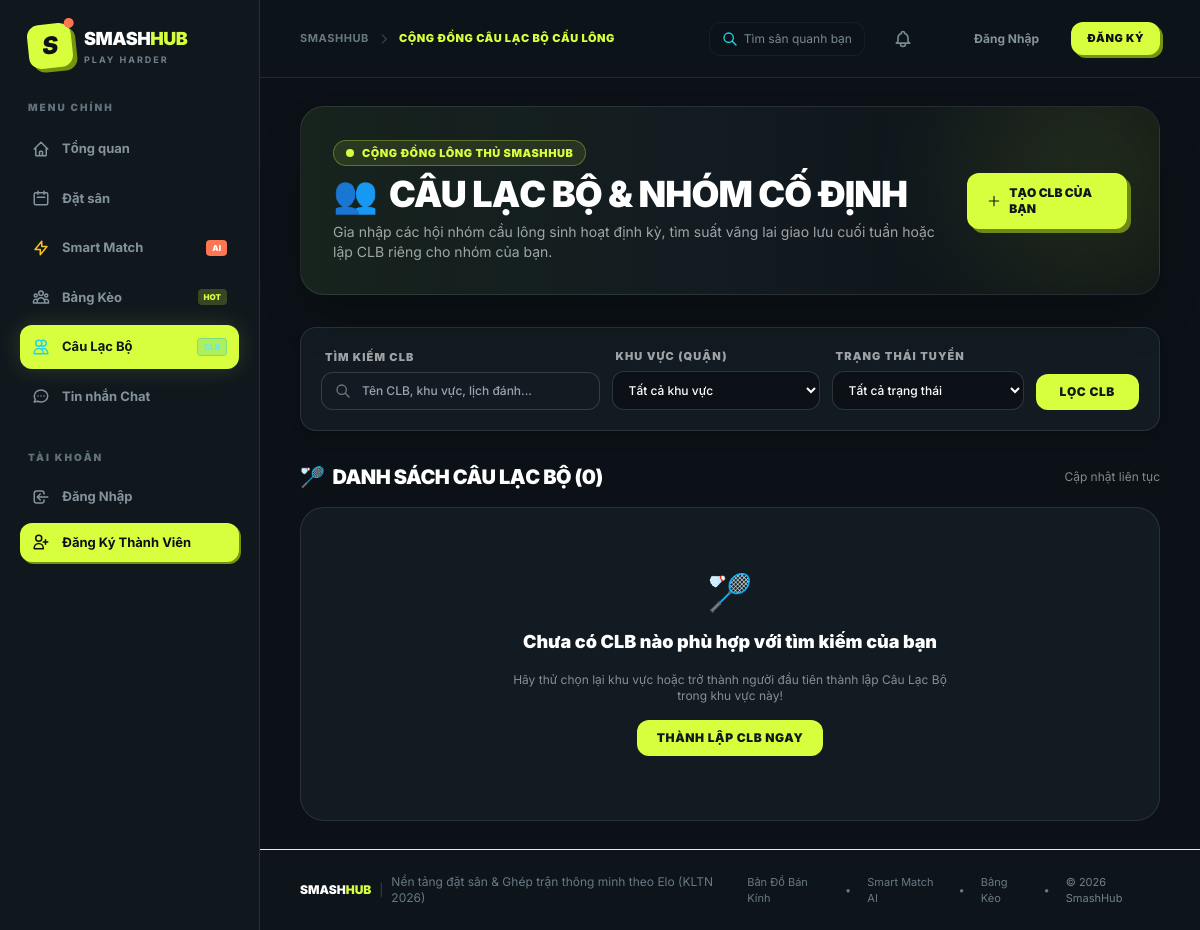
Before: /index.php?action=clubs with the older database file.
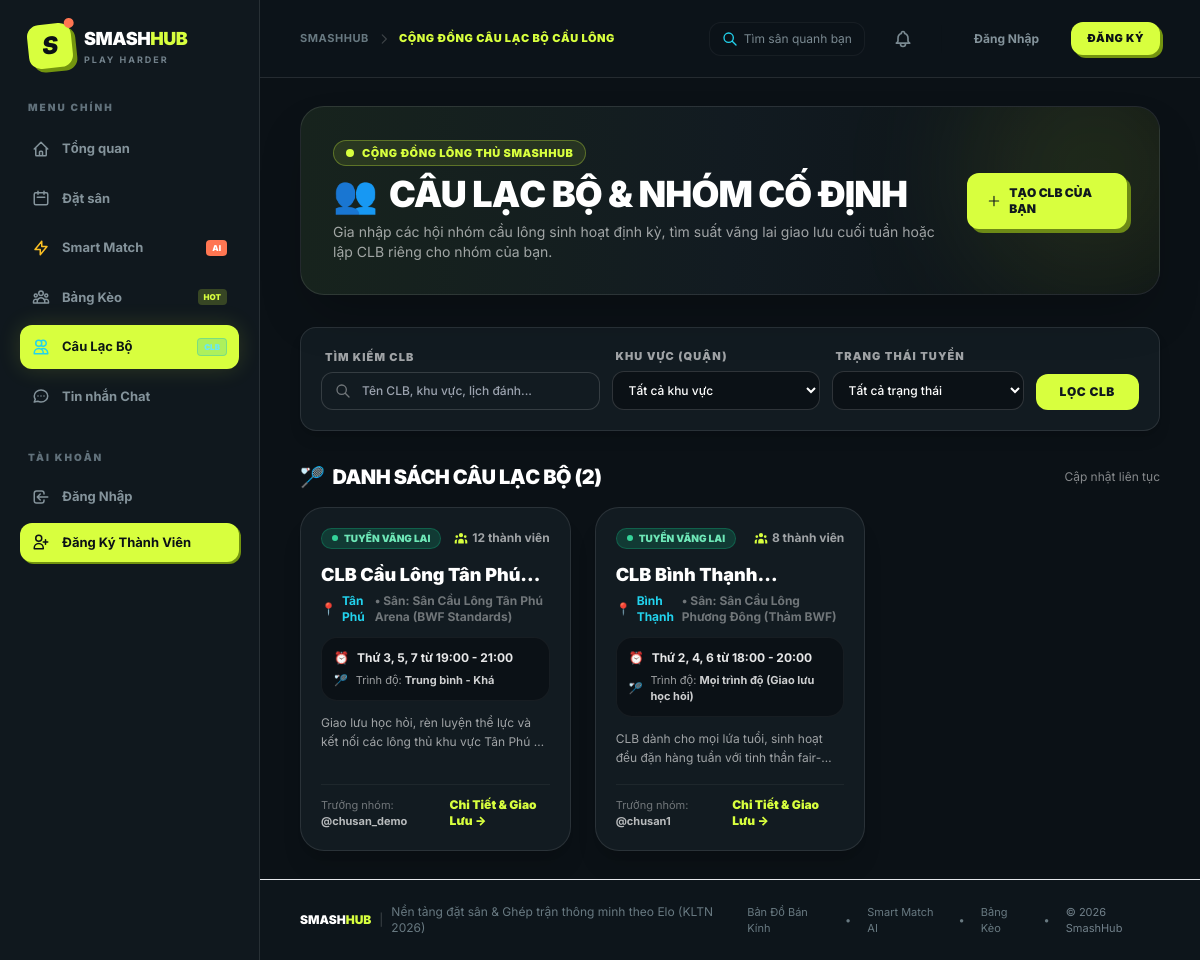
After: the same page with the newer database file.
### tables this page shows
CREATE TABLE `clubs` (
  `id` int NOT NULL AUTO_INCREMENT,
  `name` varchar(150) NOT NULL,
  `description` text DEFAULT NULL,
  `leader_id` int NOT NULL,
  `pitch_id` int DEFAULT NULL,
  `schedule_info` varchar(255) DEFAULT NULL,
  `district` varchar(100) DEFAULT NULL,
  `level_requirement` varchar(100) DEFAULT 'Mọi trình độ (Giao lưu học hỏi)',
  `avatar_url` varchar(255) DEFAULT NULL,
  `banner_url` varchar(255) DEFAULT NULL,
  `member_count` int DEFAULT 1,
  `is_recruiting` tinyint DEFAULT 1,
  `created_at` timestamp NOT NULL DEFAULT CURRENT_TIMESTAMP,
  PRIMARY KEY (`id`)
);

CREATE TABLE `pitches` (
  `id` int NOT NULL AUTO_INCREMENT,
  `owner_id` int DEFAULT NULL,
  `name` varchar(255) NOT NULL,
  `location` varchar(255) NOT NULL DEFAULT '',
  `district` varchar(100) DEFAULT '',
  `city` varchar(100) DEFAULT 'TP.HCM',
  `latitude` decimal(10,8) DEFAULT 10.80000000 COMMENT 'Tọa độ vĩ độ GPS',
  `longitude` decimal(11,8) DEFAULT 106.70000000 COMMENT 'Tọa độ kinh độ GPS',
  `type` varchar(50) NOT NULL COMMENT 'Thảm PVC Tiêu Chuẩn BWF, Thảm PVC Yonex, Sân Gỗ Thi Đấu, Thảm Alite',
  `quantity` int NOT NULL DEFAULT 1 COMMENT 'Số lượng sân con trong cụm',
  `price_per_hour` decimal(10,2) NOT NULL,
  `image_url` varchar(255) DEFAULT NULL,
  `description` text,
  `status` enum('active','locked') DEFAULT 'active',
  PRIMARY KEY (`id`)
);

CREATE TABLE `users` (
  `id` int NOT NULL AUTO_INCREMENT,
  `username` varchar(50) NOT NULL,
  `password` varchar(255) NOT NULL,
  `role` enum('user','staff','owner','admin') DEFAULT 'user',
  `name` varchar(255) NOT NULL,
  `phone` varchar(20) DEFAULT NULL,
  `avatar_url` varchar(255) DEFAULT NULL,
  `skill_level` tinyint NOT NULL DEFAULT 3 COMMENT '1: Mới chơi, 2: TB Yếu, 3: Trung bình, 4: Khá, 5: Bán chuyên',
  `preferred_format` varchar(50) DEFAULT 'Đánh Đôi' COMMENT 'Đánh Đơn, Đánh Đôi, Giao lưu nhóm',
  `district` varchar(100) DEFAULT 'Bình Thạnh',
  `latitude` decimal(10,8) DEFAULT NULL,
  `longitude` decimal(11,8) DEFAULT NULL,
  `location_address` varchar(255) DEFAULT '',
  `reputation_score` int NOT NULL DEFAULT 100 COMMENT 'Thang điểm Uy Tín Fair-Play từ 0 - 100',
  `penalty_until` datetime DEFAULT NULL,
  `created_at` timestamp NOT NULL DEFAULT CURRENT_TIMESTAMP,
  `owner_id` int DEFAULT NULL,
  `assigned_pitch_id` int DEFAULT NULL,
  PRIMARY KEY (`id`),
  UNIQUE KEY `username` (`username`)
);

### controllers/ClubController.php (called while the page is built, shortened)
<?php
class ClubController {
    public function index() {
        $database = new Database();
        $db = $database->getConnection();
        $clubModel = new Club($db);
        $keyword = trim($_GET['q'] ?? '');
        $district = $_GET['district'] ?? '';
        $recruiting = isset($_GET['recruiting']) ? $_GET['recruiting'] : '';
        $clubs = $clubModel->readAll($keyword, $district, $recruiting);
        require_once 'views/layout.php';
    }
}
?>

### models/Club.php (called while the page is built, shortened)
<?php
class Club {
    private $conn;
    private $table_name = "clubs";
    public function __construct($db) {
        $this->conn = $db;
    }
    private function ensureSchema() {
        try {
            $this->conn->exec("
                CREATE TABLE IF NOT EXISTS clubs (
                    id INT AUTO_INCREMENT PRIMARY KEY,
                    name VARCHAR(150) NOT NULL,
                    description TEXT NULL,
                    leader_id INT NOT NULL,
                    pitch_id INT NULL,
                    schedule_info VARCHAR(255) NULL,
                    district VARCHAR(100) NULL,
                    level_requirement VARCHAR(100) DEFAULT 'Mọi trình độ (Giao lưu học hỏi)',
                    avatar_url VARCHAR(255) NULL,
                    banner_url VARCHAR(255) NULL,
                    member_count INT DEFAULT 1,
                    is_recruiting TINYINT(1) DEFAULT 1,
                    created_at TIMESTAMP DEFAULT CURRENT_TIMESTAMP
                ) ENGINE=InnoDB DEFAULT CHARSET=utf8mb4 COLLATE=utf8mb4_unicode_ci;
                CREATE TABLE IF NOT EXISTS club_members (
                    id INT AUTO_INCREMENT PRIMARY KEY,
                    club_id INT NOT NULL,
                    user_id INT NOT NULL,
                    role ENUM('leader', 'admin', 'member') DEFAULT 'member',
                    status ENUM('approved', 'pending', 'rejected') DEFAULT 'approved',
                    joined_at TIMESTAMP DEFAULT CURRENT_TIMESTAMP,
                    UNIQUE KEY unique_club_user (club_id, user_id)
                ) ENGINE=InnoDB DEFAULT CHARSET=utf8mb4 COLLATE=utf8mb4_unicode_ci;
                CREATE TABLE IF NOT EXISTS club_posts (
                    id INT AUTO_INCREMENT PRIMARY KEY,
                    club_id INT NOT NULL,
                    user_id INT NOT NULL,
                    post_type ENUM('general', 'recruitment', 'announcement') DEFAULT 'general',
                    title VARCHAR(255) NULL,
                    content TEXT NOT NULL,
                    slot_needed INT DEFAULT 0,
                    fee_per_slot INT DEFAULT 0,
                    likes_count INT DEFAULT 0,
                    created_at TIMESTAMP DEFAULT CURRENT_TIMESTAMP
                ) ENGINE=InnoDB DEFAULT CHARSET=utf8mb4 COLLATE=utf8mb4_unicode_ci;
            ");
        } catch (Exception $e) {}
    }
    public function readAll($keyword = '', $district = '', $is_recruiting = null) {
        $query = "SELECT c.*, u.name as leader_name, u.username as leader_username, p.name as pitch_name
                  FROM " . $this->table_name . " c
                  LEFT JOIN users u ON c.leader_id = u.id
                  LEFT JOIN pitches p ON c.pitch_id = p.id
                  WHERE 1=1";
        $params = [];
        $query .= " ORDER BY c.is_recruiting DESC, c.member_count DESC, c.created_at DESC";
        $stmt = $this->conn->prepare($query);
        $stmt->execute($params);
        return $stmt->fetchAll(PDO::FETCH_ASSOC);
    }
}
?>

### views/clubs/index.php (the view, shortened to what the rows shown need)
<div class="space-y-8 animate-fade-in">
    <div class="relative overflow-hidden rounded-3xl bg-gradient-to-r from-[#17231d] via-[#121b21] to-[#0b1116] p-6 sm:p-8 border border-white/10 shadow-2xl">
        <div class="relative flex flex-col md:flex-row md:items-center justify-between gap-6">
            <div>
                <h1 class="text-3xl sm:text-4xl font-black uppercase tracking-tight text-white flex items-center gap-3">
                    <span>👥</span> Câu Lạc Bộ & Nhóm Cố Định
                </h1>
            </div>
        </div>
    </div>
    <div class="space-y-4">
        <div class="flex items-center justify-between">
            <h2 class="text-xl font-black text-white uppercase tracking-tight flex items-center gap-2">
                <span>🏸</span> Danh Sách Câu Lạc Bộ (<?php echo count($clubs); ?>)
            </h2>
        </div>
        <?php if(!empty($clubs)): ?>
            <div class="grid grid-cols-1 md:grid-cols-2 lg:grid-cols-3 gap-6">
                <?php foreach($clubs as $c): ?>
                    <div class="bg-[#121b21] rounded-3xl border border-white/10 hover:border-[#d8ff3e]/40 p-5 shadow-xl transition-all flex flex-col justify-between group">
                        <div class="space-y-3">
                            <div class="flex items-center justify-between gap-2">
                                <?php if($c['is_recruiting']): ?>
                                    <span class="inline-flex items-center gap-1.5 px-2.5 py-0.5 rounded-full text-[10px] font-black bg-emerald-500/20 text-emerald-300 border border-emerald-500/30 uppercase">
                                        <span class="h-1.5 w-1.5 rounded-full bg-emerald-400 animate-pulse"></span>
                                        Tuyển Vãng Lai
                                    </span>
                                <?php else: ?>
                                    <span class="inline-flex items-center gap-1 px-2.5 py-0.5 rounded-full text-[10px] font-bold bg-white/10 text-white/60">
                                        Đã đủ người
                                    </span>
                                <?php endif; ?>
                                <span class="text-xs font-bold text-white/60 flex items-center gap-1">
                                    <?php echo (int)$c['member_count']; ?> thành viên
                                </span>
                            </div>
                            <div>
                                <h3 class="text-lg font-black text-white group-hover:text-[#d8ff3e] transition line-clamp-1">
                                    <?php echo htmlspecialchars($c['name']); ?>
                                </h3>
                                <div class="flex items-center gap-1.5 text-xs text-cyan-400 font-bold mt-1">
                                    <span>📍</span>
                                    <span><?php echo htmlspecialchars($c['district'] ?? 'Khu vực chưa gán'); ?></span>
                                    <?php if(!empty($c['pitch_name'])): ?>
                                        <span class="text-white/40">• Sân: <?php echo htmlspecialchars($c['pitch_name']); ?></span>
                                    <?php endif; ?>
                                </div>
                            </div>
                            <div class="bg-[#0b1116] p-3 rounded-2xl border border-white/5 space-y-1.5 text-xs">
                                <div class="flex items-center gap-2 text-white/90">
                                    <span class="text-amber-400">⏰</span>
                                    <span class="font-bold"><?php echo htmlspecialchars($c['schedule_info'] ?? 'Chưa cập nhật lịch'); ?></span>
                                </div>
                                <div class="flex items-center gap-2 text-white/60 text-[11px]">
                                    <span class="text-blue-400">🏸</span>
                                    <span>Trình độ: <strong class="text-white/80"><?php echo htmlspecialchars($c['level_requirement']); ?></strong></span>
                                </div>
                            </div>
                            <?php if(!empty($c['description'])): ?>
                                <p class="text-xs text-white/60 line-clamp-2 leading-relaxed">
                                    <?php echo htmlspecialchars($c['description']); ?>
                                </p>
                            <?php endif; ?>
                        </div>
                        <div class="mt-4 pt-3 border-t border-white/5 flex items-center justify-between">
                            <span class="text-[11px] text-white/40">
                                Trưởng nhóm: <strong class="text-white/70">@<?php echo htmlspecialchars($c['leader_username'] ?? 'admin'); ?></strong>
                            </span>
                            <a href="index.php?action=club_detail&id=<?php echo $c['id']; ?>" class="inline-flex items-center gap-1 text-xs font-black text-[#d8ff3e] group-hover:translate-x-1 transition">
                                Chi Tiết & Giao Lưu →
                            </a>
                        </div>
                    </div>
                <?php endforeach; ?>
            </div>
        <?php endif; ?>
    </div>
</div>

Changed rows visible on the page:
added clubs: is_recruiting 1 (drawn), member_count "12", name "CLB Cầu Lông Tân…", district "Tân Phú", pitch.name "Sân Cầu Lông Tân Phú Arena (BWF Standards)", schedule_info "Thứ 3, 5, 7 từ 19:00 - 21:00", level_requirement "Trung bình - Khá", description "Giao lưu học hỏi, rèn luyện thể lực và kết nối các lông thủ khu vực Tân Phú…", users.username "chusan_demo"
added clubs: is_recruiting 1 (drawn), member_count "8", name "CLB Bình…", district "Bình Thạnh", pitch.name "Sân Cầu Lông Phương Đông (Thảm BWF)", schedule_info "Thứ 2, 4, 6 từ 18:00 - 20:00", level_requirement "Mọi trình độ (Giao lưu học hỏi)", description "CLB dành cho mọi lứa tuổi, sinh hoạt đều đặn hàng tuần với tinh…", users.username "chusan1"
Other visible differences:
count($clubs): "0" → "2"
text no longer shown: "🏸 Chưa có CLB nào phù hợp với tìm kiếm của bạn Hãy thử chọn lại khu vực hoặc trở thành người đầu tiên thành lập Câu Lạc Bộ trong khu vực này! THÀNH LẬP CLB NGAY"
